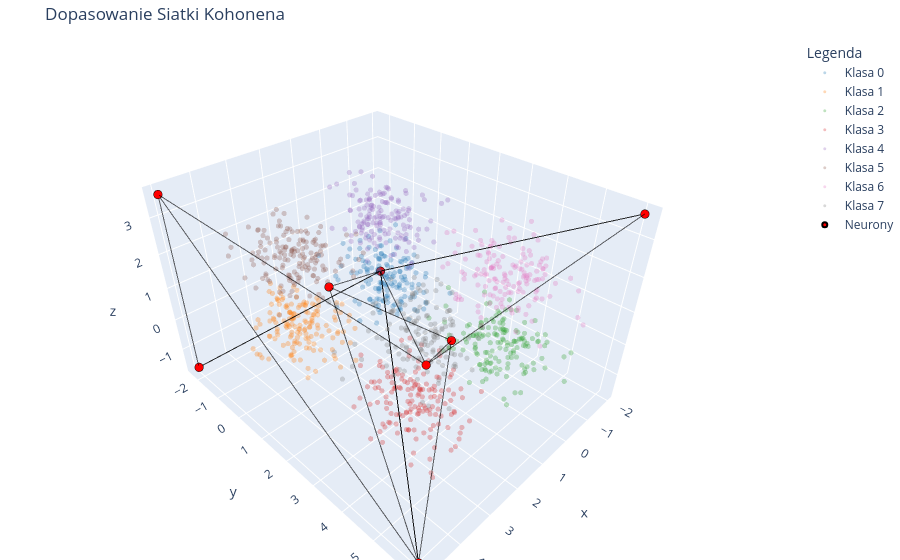

Source (notebook cell):
### Code cell
wykres_3d(model, cube_data, y_etykiety)

### Figure 1 — Plotly figure (JSON) as saved in the notebook; plotly's stock layout.template omitted (floating-point values rounded to 4 significant figures; data arrays with more than 128 entries replaced by an {"elided": "..."} marker saying what was removed)
{"data": [{"marker": {"color": "#1F77B4", "opacity": 0.3, "size": 3}, "mode": "markers", "name": "Klasa 0", "type": "scatter3d", "x": {"elided": "150 float values"}, "y": {"elided": "150 float values"}, "z": {"elided": "150 float values"}}, {"marker": {"color": "#FF7F0E", "opacity": 0.3, "size": 3}, "mode": "markers", "name": "Klasa 1", "type": "scatter3d", "x": {"elided": "150 float values"}, "y": {"elided": "150 float values"}, "z": {"elided": "150 float values"}}, {"marker": {"color": "#2CA02C", "opacity": 0.3, "size": 3}, "mode": "markers", "name": "Klasa 2", "type": "scatter3d", "x": {"elided": "150 float values"}, "y": {"elided": "150 float values"}, "z": {"elided": "150 float values"}}, {"marker": {"color": "#D62728", "opacity": 0.3, "size": 3}, "mode": "markers", "name": "Klasa 3", "type": "scatter3d", "x": {"elided": "150 float values"}, "y": {"elided": "150 float values"}, "z": {"elided": "150 float values"}}, {"marker": {"color": "#9467BD", "opacity": 0.3, "size": 3}, "mode": "markers", "name": "Klasa 4", "type": "scatter3d", "x": {"elided": "150 float values"}, "y": {"elided": "150 float values"}, "z": {"elided": "150 float values"}}, {"marker": {"color": "#8C564B", "opacity": 0.3, "size": 3}, "mode": "markers", "name": "Klasa 5", "type": "scatter3d", "x": {"elided": "150 float values"}, "y": {"elided": "150 float values"}, "z": {"elided": "150 float values"}}, {"marker": {"color": "#E377C2", "opacity": 0.3, "size": 3}, "mode": "markers", "name": "Klasa 6", "type": "scatter3d", "x": {"elided": "150 float values"}, "y": {"elided": "150 float values"}, "z": {"elided": "150 float values"}}, {"marker": {"color": "#7F7F7F", "opacity": 0.3, "size": 3}, "mode": "markers", "name": "Klasa 7", "type": "scatter3d", "x": {"elided": "150 float values"}, "y": {"elided": "150 float values"}, "z": {"elided": "150 float values"}}, {"marker": {"color": "red", "line": {"color": "black", "width": 2}, "size": 5}, "mode": "markers", "name": "Neurony", "type": "scatter3d", "x": [4.996, -1.986, -1.986, 4.996, 4.996, -1.986, -1.986, -1.986, 4.996, 4.996, 4.996, -1.986, 4.996, 1.639, 2.002, -1.986], "y": [-2.262, -2.262, 6.078, 6.078, -2.262, -2.262, -2.262, -2.262, -2.262, 6.078, 6.078, -2.262, 6.078, 3.878, -0.03313, -2.262], "z": [-1.62, -1.62, 3.622, 3.622, -1.62, -1.62, -1.62, -1.62, 3.622, -1.62, -1.62, -1.62, 3.622, 0.9221, 0.702, -1.62]}, {"line": {"color": "black", "width": 2}, "mode": "lines", "opacity": 0.6, "showlegend": false, "type": "scatter3d", "x": [4.996, -1.986, -1.986, 4.996], "y": [-2.262, -2.262, 6.078, 6.078], "z": [-1.62, -1.62, 3.622, 3.622]}, {"line": {"color": "black", "width": 2}, "mode": "lines", "opacity": 0.6, "showlegend": false, "type": "scatter3d", "x": [4.996, -1.986, -1.986, -1.986], "y": [-2.262, -2.262, -2.262, -2.262], "z": [-1.62, -1.62, -1.62, -1.62]}, {"line": {"color": "black", "width": 2}, "mode": "lines", "opacity": 0.6, "showlegend": false, "type": "scatter3d", "x": [4.996, 4.996, 4.996, -1.986], "y": [-2.262, 6.078, 6.078, -2.262], "z": [3.622, -1.62, -1.62, -1.62]}, {"line": {"color": "black", "width": 2}, "mode": "lines", "opacity": 0.6, "showlegend": false, "type": "scatter3d", "x": [4.996, 1.639, 2.002, -1.986], "y": [6.078, 3.878, -0.03313, -2.262], "z": [3.622, 0.9221, 0.702, -1.62]}, {"line": {"color": "black", "width": 2}, "mode": "lines", "opacity": 0.6, "showlegend": false, "type": "scatter3d", "x": [4.996, 4.996, 4.996, 4.996], "y": [-2.262, -2.262, -2.262, 6.078], "z": [-1.62, -1.62, 3.622, 3.622]}, {"line": {"color": "black", "width": 2}, "mode": "lines", "opacity": 0.6, "showlegend": false, "type": "scatter3d", "x": [-1.986, -1.986, 4.996, 1.639], "y": [-2.262, -2.262, 6.078, 3.878], "z": [-1.62, -1.62, -1.62, 0.9221]}, {"line": {"color": "black", "width": 2}, "mode": "lines", "opacity": 0.6, "showlegend": false, "type": "scatter3d", "x": [-1.986, -1.986, 4.996, 2.002], "y": [6.078, -2.262, 6.078, -0.03313], "z": [3.622, -1.62, -1.62, 0.702]}, {"line": {"color": "black", "width": 2}, "mode": "lines", "opacity": 0.6, "showlegend": false, "type": "scatter3d", "x": [4.996, -1.986, -1.986, -1.986], "y": [6.078, -2.262, -2.262, -2.262], "z": [3.622, -1.62, -1.62, -1.62]}], "layout": {"legend": {"title": {"text": "Legenda"}}, "margin": {"b": 0, "l": 0, "r": 0, "t": 40}, "title": {"text": "Dopasowanie Siatki Kohonena"}}}
